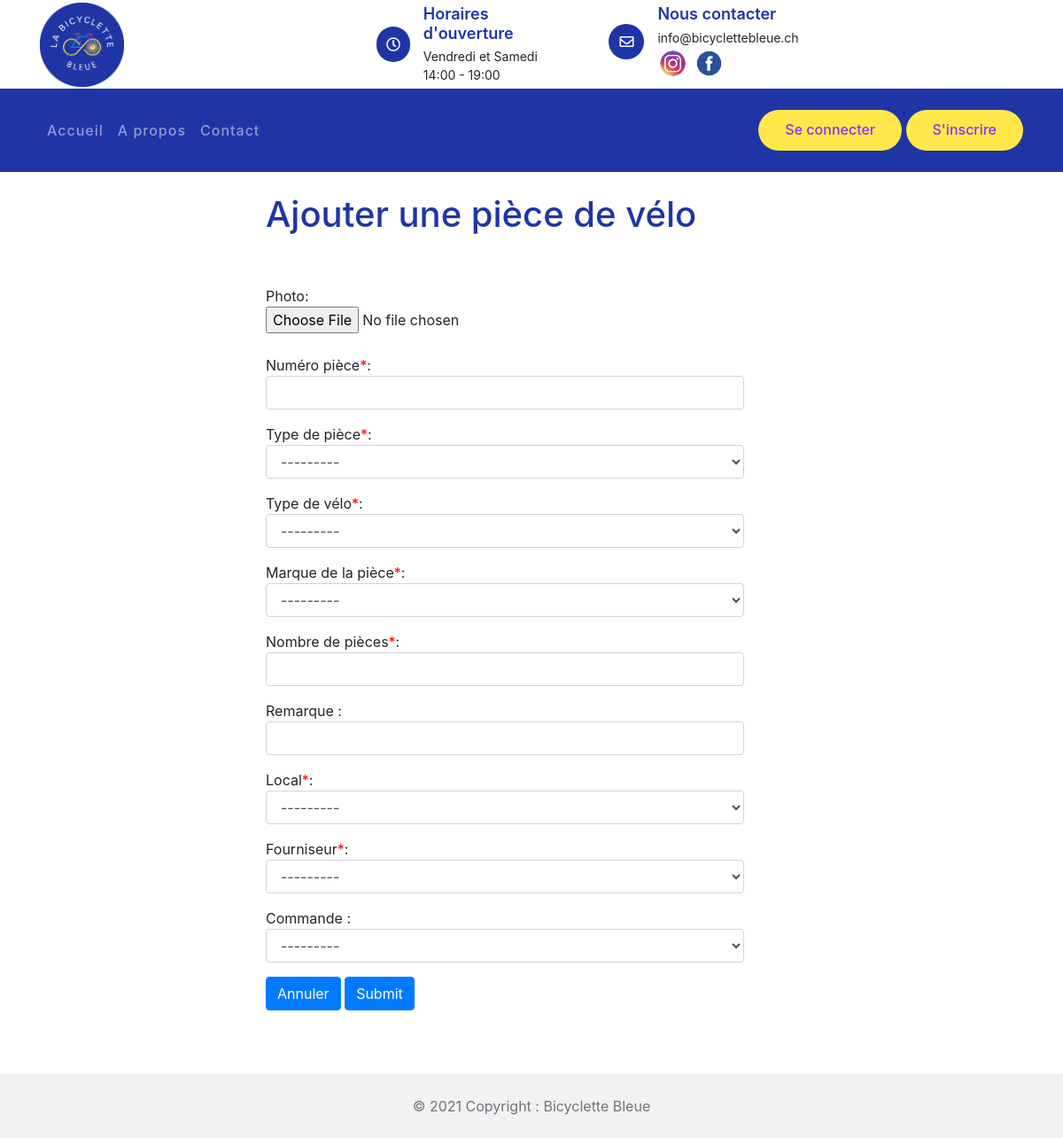
Before: /stock_pieces_velos/nouvelle_piece/ with the older database file.
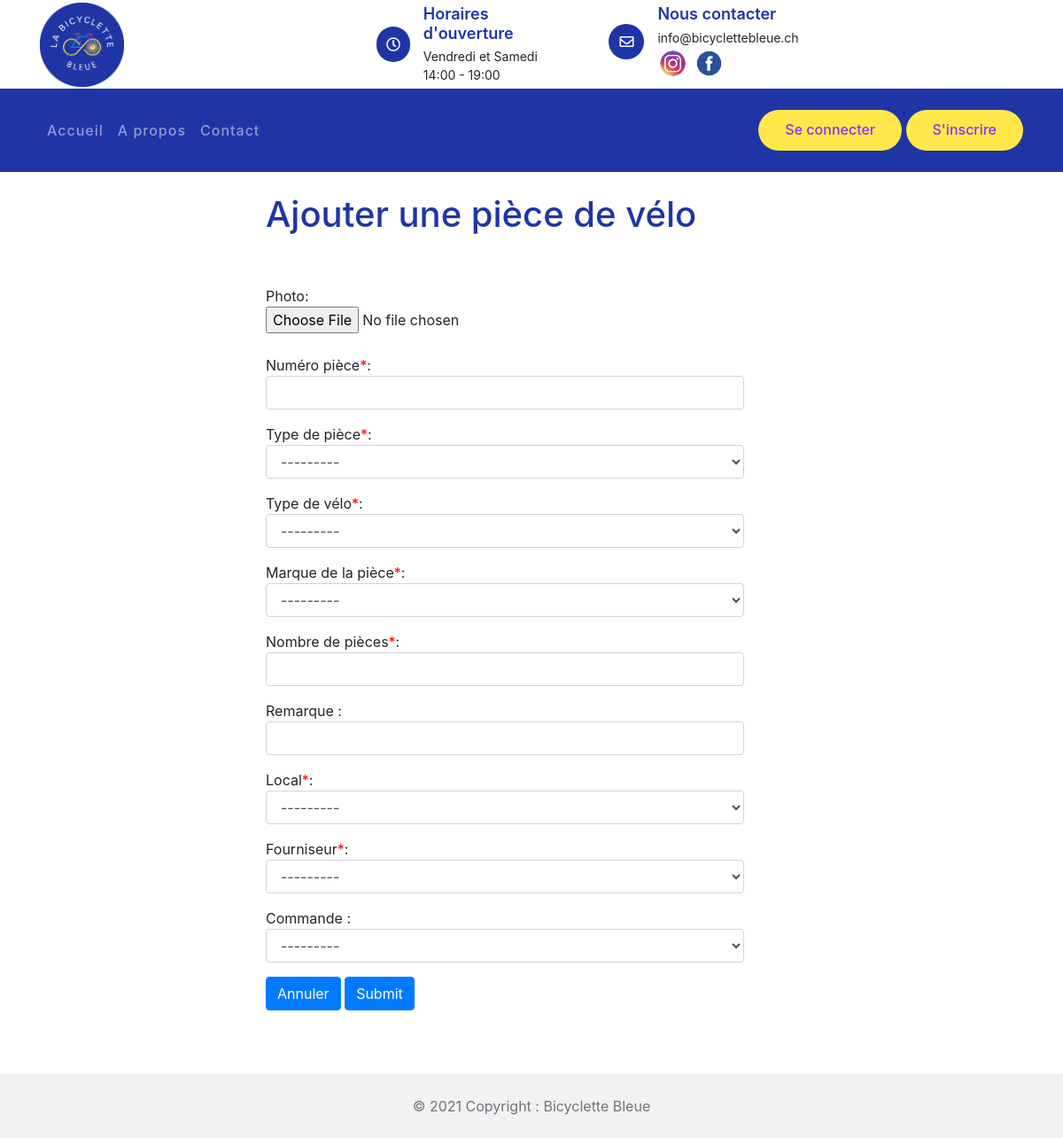
After: the same page with the newer database file.
### reparation/models.py (models this page shows)
class Fournisseur(models.Model):
    fourni_id = models.AutoField(primary_key=True, db_column='FOURNI_ID', blank=True, null=False)  # Field name made lowercase.
    fourni_nom = models.TextField(db_column='FOURNI_NOM', blank=True, null=True)  # Field name made lowercase.
    fourni_adresseposte = models.TextField(db_column='FOURNI_ADRESSEPOSTE', blank=True, null=True)  # Field name made lowercase.
    fourni_tel = models.IntegerField(db_column='FOURNI_TEL', blank=True, null=True)  # Field name made lowercase.
    fourni_npa = models.IntegerField(db_column='FOURNI_NPA', blank=True, null=True)  # Field name made lowercase.
    fourni_desc = models.TextField(db_column='FOURNI_DESC', blank=True, null=True)  # Field name made lowercase.
    class Meta:
        managed = False
        db_table = 'Fournisseur'

### stock_pieces_velos/views.py (the view, shortened to what this page needs)
# urls.py: path('nouvelle_piece/', views.nouvelle_piece, name='indexNouvellePiece'),
def nouvelle_piece(request):
    formPiece = Piecesform()
    context = {
        'formPiece': formPiece
    }
    return render(request, 'stock_pieces_velos/ajouter_piece.html', context)

### stock_pieces_velos/forms.py
class Piecesform(forms.ModelForm):
    class Meta:
        model = PieceDeVelo
        fields = '__all__'

### stock_pieces_velos/models.py (called while the page is built)
    def __str__(self):
        return self.local_nom

    def __str__(self):
        return self.fourni_nom

### stock_pieces_velos/templates/stock_pieces_velos/ajouter_piece.html (shortened to what this page needs)
{% extends 'template_base.html' %}
{% load static %}
{% block contenu %}
        <link href="https://stackpath.bootstrapcdn.com/bootstrap/4.4.1/css/bootstrap.min.css" rel="stylesheet">
        <link href="https://cdnjs.cloudflare.com/ajax/libs/font-awesome/5.10.0/css/all.min.css" rel="stylesheet">
        <link href="{% static 'lib/flaticon/font/flaticon.css' %}" rel="stylesheet">
        <link href="{% static 'lib/animate/animate.min.css' %}" rel="stylesheet">
        <link href="{% static 'lib/owlcarousel/assets/owl.carousel.min.css' %}" rel="stylesheet">
<form style="margin-left: 25% ; margin-right: 30%" action="" method="post">
    <br>
    <h1> Ajouter une pièce de vélo </h1>
    <br><br>
    <p1> Photo: &nbsp; </p1>
    <div>{{formPiece.piece_photo}}</div>
    <br>
    <div class="form-group">
    <p1>Numéro pièce<p1 style="color: red">*</p1>: &nbsp; </p1>
    <input  class="form-control"  type="text"  for={{formPiece.piece_num_cadre}}
    </div>
    <div class="form-group">
    <p1>Type de pièce<p1 style="color: red">*</p1>: &nbsp; </p1>
    <select  class="form-control"  type="text"  for={{formPiece.piece_type}}
    </div>
    <div class="form-group">
    <p1>Type de vélo<p1 style="color: red">*</p1>: &nbsp; </p1>
    <select  class="form-control"  type="text"  for={{formPiece.piece_type_velo}}
    </div>
    <div class="form-group">
    <p1>Marque de la pièce<p1 style="color: red">*</p1>: &nbsp; </p1>
    <select  class="form-control"  type="text"  for={{formPiece.piece_marque}}
    </div>
    <div class="form-group">
    <p1>Nombre de pièces<p1 style="color: red">*</p1>: &nbsp; </p1>
    <input  class="form-control"  type="text"  for={{formPiece.piece_nb}}
    </div>
    <div class="form-group">
    <p1>Remarque : &nbsp; </p1>
    <input  class="form-control"  type="text"  for={{formPiece.piece_remarque}}
    </div>
    <div class="form-group">
    <p1>Local<p1 style="color: red">*</p1>: &nbsp; </p1>
    <select  class="form-control"  type="text"  for={{formPiece.local_id}}
    </div>
    <div class="form-group">
    <p1>Fourniseur<p1 style="color: red">*</p1>: &nbsp; </p1>
    <select  class="form-control"  type="text"  for={{formPiece.fourni_id}}
    </div>
    <div class="form-group">
    <p1>Commande : &nbsp; </p1>
    <select  class="form-control"  type="text"  for={{formPiece.commande_fourni_id}}
    </div>
<div>
    <a href="{% url 'stock_pieces_velos:indexStockPiecesVelos'%}"  class="btn btn-primary" >Annuler</a>
    <input type="submit" class="btn btn-primary" role="button">
</div>
</form>
{% endblock %}

Changed rows visible on the page:
added Fournisseur: fourni_id "---------"
Other visible differences:
form field fourni_id: "---------" → (not shown)
